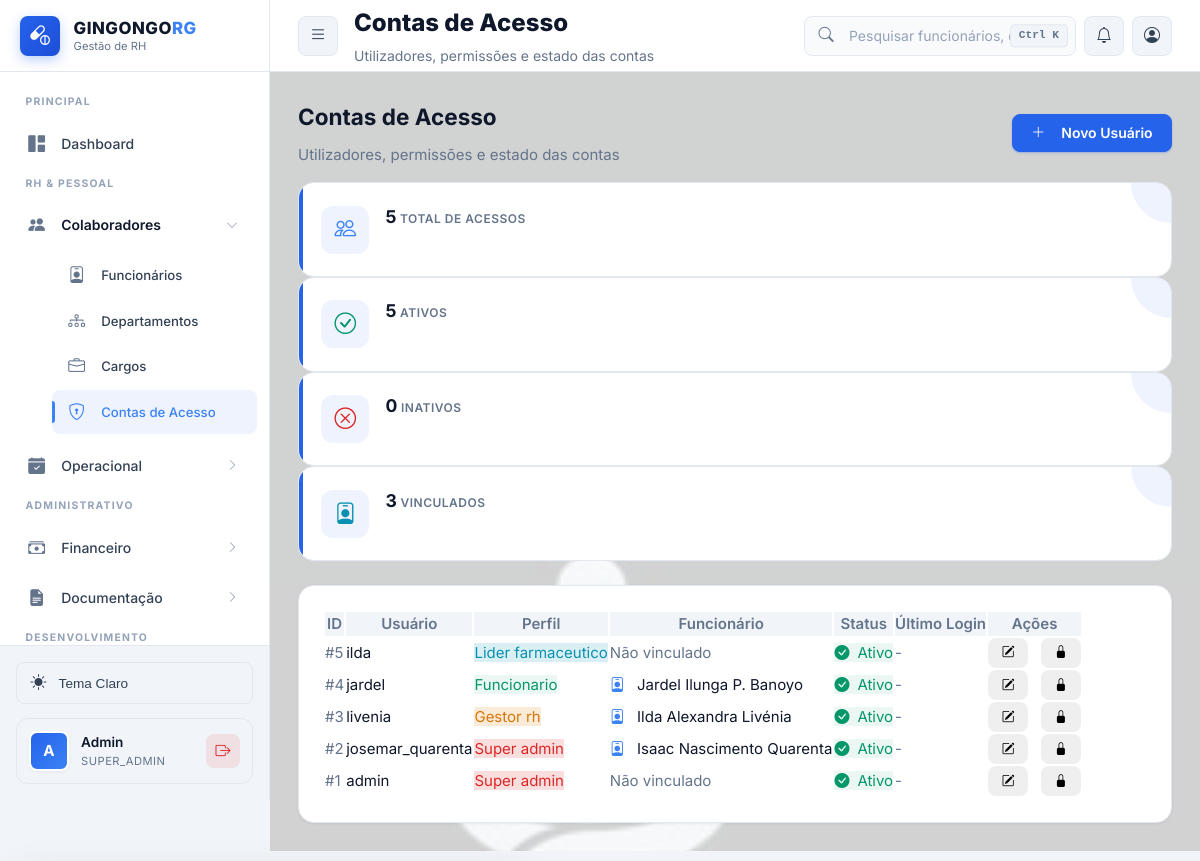
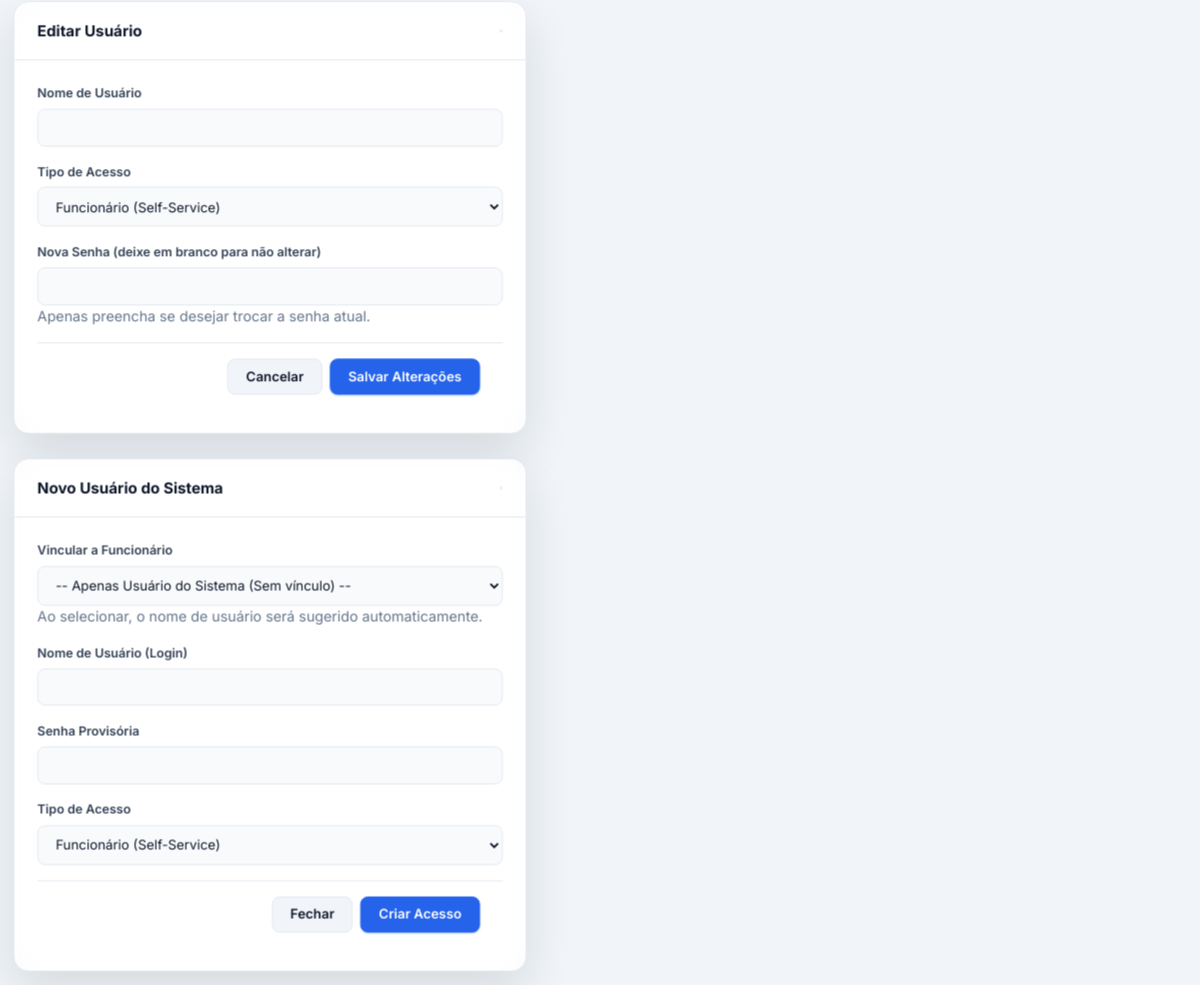
/usuarios.php (signed in), run on the app's committed database (2 pictures, top to bottom).
### tables this page shows
CREATE TABLE IF NOT EXISTS usuarios (
    id INT AUTO_INCREMENT PRIMARY KEY,
    username VARCHAR(50) NOT NULL UNIQUE,
    password_hash VARCHAR(255) NOT NULL,
    nome VARCHAR(200) NULL,
    email VARCHAR(100) NULL,
    foto VARCHAR(500) NULL,
    tipo_acesso ENUM('super_admin', 'admin', 'gestor_rh', 'funcionario_rh', 'lider_farmaceutico', 'funcionario') NOT NULL DEFAULT 'funcionario',
    ativo BOOLEAN DEFAULT TRUE,
    ultimo_login TIMESTAMP NULL,
    created_at TIMESTAMP DEFAULT CURRENT_TIMESTAMP,
    updated_at TIMESTAMP DEFAULT CURRENT_TIMESTAMP ON UPDATE CURRENT_TIMESTAMP,
    INDEX idx_username (username),
    INDEX idx_tipo_acesso (tipo_acesso),
    INDEX idx_ativo (ativo)
);

CREATE TABLE IF NOT EXISTS funcionarios (
    id INT AUTO_INCREMENT PRIMARY KEY,
    nome_completo VARCHAR(200) NOT NULL,
    bi VARCHAR(30) NOT NULL UNIQUE,
    data_nascimento DATE NOT NULL,
    sexo ENUM('M', 'F', 'Outro') NOT NULL,
    telefone VARCHAR(20),
    email VARCHAR(100),
    endereco TEXT,

     
    departamento_id INT NOT NULL,
    cargo_id INT NOT NULL,
    data_admissao DATE NOT NULL,
    data_demissao DATE NULL,
    tipo_contrato ENUM('Tempo_Indeterminado', 'Tempo_Determinado', 'Estagio', 'Temporario') DEFAULT 'Tempo_Indeterminado',
    status ENUM('ativo', 'ferias', 'afastado', 'demitido') DEFAULT 'ativo',

     
    salario_atual DECIMAL(10, 2) NOT NULL,
    banco VARCHAR(100),
    agencia VARCHAR(20),
    conta VARCHAR(30),
    iban VARCHAR(50) NULL,
    nif_angolano VARCHAR(20) NULL,
    foto VARCHAR(500) NULL,
    
     
    usuario_id INT NULL,
    
     
    created_at TIMESTAMP DEFAULT CURRENT_TIMESTAMP,
    updated_at TIMESTAMP DEFAULT CURRENT_TIMESTAMP ON UPDATE CURRENT_TIMESTAMP,
    
     
    FOREIGN KEY (departamento_id) REFERENCES departamentos(id) ON DELETE RESTRICT,
    FOREIGN KEY (cargo_id) REFERENCES cargos(id) ON DELETE RESTRICT,
    FOREIGN KEY (usuario_id) REFERENCES usuarios(id) ON DELETE SET NULL,
    
     
    INDEX idx_bi (bi),
    INDEX idx_nome (nome_completo),
    INDEX idx_status (status),
    INDEX idx_departamento (departamento_id),
    INDEX idx_cargo (cargo_id),
    INDEX idx_data_admissao (data_admissao)
);

### public/usuarios.php (the view, shortened to what the rows shown need)
<?php
$db = Database::getInstance()->getConnection();
$stmt = $db->query("
    SELECT u.*, f.nome_completo as funcionario_nome
    FROM usuarios u
    LEFT JOIN funcionarios f ON f.usuario_id = u.id
    ORDER BY u.id DESC
");
$usuarios = $stmt->fetchAll();
?>
<!DOCTYPE html>
<html lang="pt-BR">
<head>
    <link rel="stylesheet" href="https://cdn.jsdelivr.net/npm/bootstrap-icons@1.11.3/font/bootstrap-icons.min.css">
    <link rel="stylesheet" href="css/style-2026.css">
</head>
<body class="dashboard-body">
    <div class="app-wrapper">
        <?php include 'includes/sidebar.php'; ?>
        <div class="main-area" id="mainArea">
            <?php
            include 'includes/topbar.php';
            ?>
            <div class="content-body">
                <div class="d-flex justify-content-between align-items-center mb-3">
                    <div>
                        <h2 class="mb-1">Contas de Acesso</h2>
                    </div>
                </div>
                <div class="card bg-dark-glass">
                    <div class="card-body p-0">
                        <div class="table-responsive">
                            <table class="table table-hover align-middle mb-0">
                                <thead>
                                    <tr>
                                        <th>ID</th>
                                        <th>Usuário</th>
                                        <th>Perfil</th>
                                        <th>Funcionário</th>
                                        <th>Status</th>
                                        <th>Último Login</th>
                                        <th class="text-end">Ações</th>
                                    </tr>
                                </thead>
                                <tbody>
                                    <?php foreach ($usuarios as $u): ?>
                                    <tr>
                                        <td class="text-muted small">#<?php echo $u['id']; ?></td>
                                        <td class="fw-semibold"><?php echo htmlspecialchars($u['username']); ?></td>
                                        <td>
                                            <?php
$roleColors = [
    'super_admin' => 'badge-danger',
    'admin' => 'badge-danger',
    'gestor_rh' => 'badge-warning',
    'lider_farmaceutico' => 'badge-info',
    'funcionario' => 'badge-success',
    'funcionario_rh' => 'badge-info',
    'geral' => 'badge-secondary'
];
$roleClass = $roleColors[$u['tipo_acesso']] ?? 'badge-secondary';
?>
                                            <span class="badge-custom <?php echo $roleClass; ?>"><?php echo ucfirst(str_replace('_', ' ', $u['tipo_acesso'])); ?></span>
                                        </td>
                                        <td>
                                            <?php if ($u['funcionario_nome']): ?>
                                                <span class="text-light">
                                                    <i class="bi bi-person-badge me-1 text-primary"></i>
                                                    <?php echo htmlspecialchars($u['funcionario_nome']); ?>
                                                </span>
                                            <?php else: ?>
                                                <span class="text-muted fst-italic small">Não vinculado</span>
                                            <?php endif; ?>
                                        </td>
                                        <td>
                                            <?php if ($u['ativo']): ?>
                                                <span class="badge-custom badge-success"><i class="bi bi-check-circle-fill me-1"></i>Ativo</span>
                                            <?php else: ?>
                                                <span class="badge-custom badge-danger"><i class="bi bi-x-circle-fill me-1"></i>Inativo</span>
                                            <?php endif; ?>
                                        </td>
                                        <td class="small text-muted"><?php echo $u['ultimo_login'] ? date('d/m/Y H:i', strtotime($u['ultimo_login'])) : '-'; ?></td>
                                        <td class="text-end">
                                            <button class="btn btn-sm btn-outline-primary btn-edit me-1"
                                                    data-id="<?php echo $u['id']; ?>"
                                                    data-username="<?php echo htmlspecialchars($u['username']); ?>"
                                                    data-role="<?php echo $u['tipo_acesso']; ?>"
                                                    title="Editar Usuário">
                                                <i class="bi bi-pencil-square"></i>
                                            </button>
                                            <button class="btn btn-sm <?php echo $u['ativo'] ? 'btn-outline-danger' : 'btn-outline-success'; ?> btn-toggle-status"
                                                    data-id="<?php echo $u['id']; ?>"
                                                    data-status="<?php echo $u['ativo'] ? 0 : 1; ?>"
                                                    title="<?php echo $u['ativo'] ? 'Desativar' : 'Ativar'; ?>">
                                                <i class="bi <?php echo $u['ativo'] ? 'bi-lock-fill' : 'bi-unlock-fill'; ?>"></i>
                                            </button>
                                        </td>
                                    </tr>
                                    <?php endforeach; ?>
                                </tbody>
                            </table>
                        </div>
                    </div>
                </div>
            </div>
        </div>
    </div>
</body>
</html>

### public/includes/sidebar.php (shortened to what the rows shown need)
<?php
if (!isset($user)) {
    if (isset($_SESSION['username'])) {
        $user = [
            'username' => $_SESSION['username'],
            'role' => $_SESSION['tipo_acesso'] ?? 'funcionario',
            'id' => $_SESSION['user_id'] ?? null
        ];
    } else {
        $user = [
            'username' => 'Visitante',
            'role' => 'funcionario',
            'id' => null
        ];
    }
}
?>
<aside class="sidebar" id="sidebar">
    <div class="sidebar-footer">
        <div class="user-card">
            <div class="user-avatar">
                <?php echo strtoupper(substr($user['username'], 0, 1)); ?>
            </div>
            <div class="user-info">
                <div class="user-name"><?php echo htmlspecialchars(ucfirst($user['username'])); ?></div>
                <div class="user-role"><?php echo htmlspecialchars($user['role']); ?></div>
            </div>
            <a href="logout.php" class="user-logout" title="Sair">
                <i class="bi bi-box-arrow-right"></i>
            </a>
        </div>
    </div>
</aside>

### data on the page
usuarios: username "A", username "Admin", tipo_acesso "SUPER_ADMIN", id "1", username "admin", tipo_acesso "Super admin", shows "Não vinculado", ativo 1 (drawn)
usuarios: id "5", username "ilda", tipo_acesso "Lider farmaceutico", shows "Não vinculado", ativo 1 (drawn)
funcionarios: usuario "4", usuario.username "jardel", usuario.tipo_acesso "Funcionario", nome_completo "Jardel Ilunga P. Banoyo"
funcionarios: usuario "3", usuario.username "livenia", usuario.tipo_acesso "Gestor rh", nome_completo "Ilda Alexandra Livénia"
funcionarios: usuario "2", usuario.username "josemar_quarenta", usuario.tipo_acesso "Super admin", nome_completo "Isaac Nascimento Quarenta"

### other printed values
$pageTitle "Contas de Acesso"
$pageSubtitle "Utilizadores, permissões e estado das contas"
count($usuarios) "5"
$ativos "5"
$inativos "0"
$vinculados "3"
